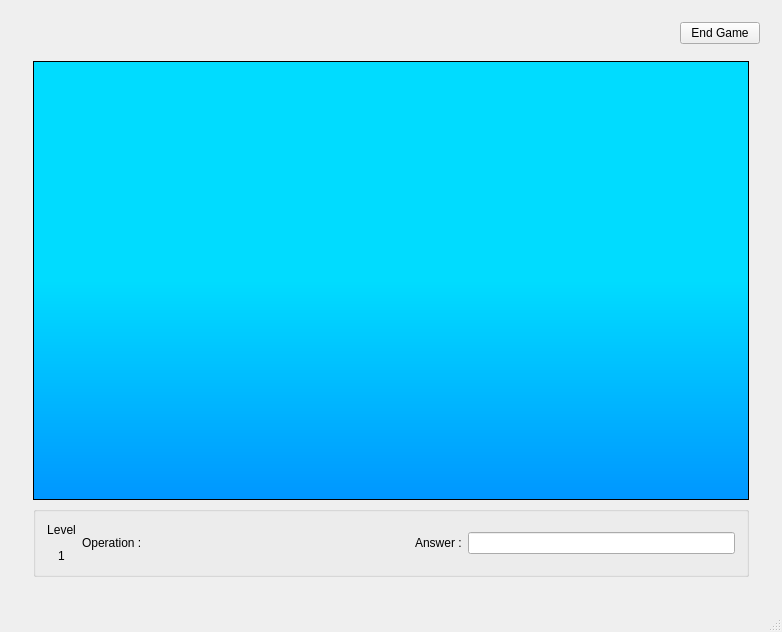
<?xml version="1.0" encoding="UTF-8"?>
<ui version="4.0">
 <class>MainWindow</class>
 <widget class="QMainWindow" name="MainWindow">
  <property name="geometry">
   <rect>
    <x>0</x>
    <y>0</y>
    <width>778</width>
    <height>628</height>
   </rect>
  </property>
  <property name="windowTitle">
   <string>Main Window</string>
  </property>
  <widget class="QWidget" name="centralWidget">
   <layout class="QHBoxLayout" name="horizontalLayout">
    <item>
     <widget class="QStackedWidget" name="stackedWidget">
      <property name="enabled">
       <bool>true</bool>
      </property>
      <property name="minimumSize">
       <size>
        <width>760</width>
        <height>588</height>
       </size>
      </property>
      <property name="sizeIncrement">
       <size>
        <width>1</width>
        <height>1</height>
       </size>
      </property>
      <property name="toolTip">
       <string/>
      </property>
      <property name="currentIndex">
       <number>5</number>
      </property>
      <widget class="QWidget" name="loginPage">
       <layout class="QVBoxLayout" name="verticalLayout_7">
        <item>
         <spacer name="verticalSpacer_3">
          <property name="orientation">
           <enum>Qt::Vertical</enum>
          </property>
          <property name="sizeHint" stdset="0">
           <size>
            <width>20</width>
            <height>40</height>
           </size>
          </property>
         </spacer>
        </item>
        <item>
         <layout class="QVBoxLayout" name="verticalLayout_3">
          <item>
           <layout class="QGridLayout" name="gridLayout">
            <item row="0" column="1">
             <widget class="QLineEdit" name="login_userNameText">
              <property name="text">
               <string/>
              </property>
              <property name="placeholderText">
               <string>Username</string>
              </property>
             </widget>
            </item>
            <item row="0" column="2">
             <widget class="QPushButton" name="loginButton">
              <property name="text">
               <string>Login</string>
              </property>
             </widget>
            </item>
            <item row="1" column="1">
             <widget class="QLineEdit" name="login_passwordText">
              <property name="text">
               <string/>
              </property>
              <property name="placeholderText">
               <string>Password</string>
              </property>
             </widget>
            </item>
            <item row="0" column="0">
             <spacer name="horizontalSpacer_3">
              <property name="orientation">
               <enum>Qt::Horizontal</enum>
              </property>
              <property name="sizeHint" stdset="0">
               <size>
                <width>40</width>
                <height>20</height>
               </size>
              </property>
             </spacer>
            </item>
            <item row="0" column="3">
             <spacer name="horizontalSpacer_4">
              <property name="orientation">
               <enum>Qt::Horizontal</enum>
              </property>
              <property name="sizeHint" stdset="0">
               <size>
                <width>40</width>
                <height>20</height>
               </size>
              </property>
             </spacer>
            </item>
           </layout>
          </item>
          <item alignment="Qt::AlignHCenter">
           <widget class="QPushButton" name="signUpButton">
            <property name="text">
             <string>Sign Up</string>
            </property>
           </widget>
          </item>
         </layout>
        </item>
        <item>
         <spacer name="verticalSpacer_4">
          <property name="orientation">
           <enum>Qt::Vertical</enum>
          </property>
          <property name="sizeHint" stdset="0">
           <size>
            <width>20</width>
            <height>40</height>
           </size>
          </property>
         </spacer>
        </item>
       </layout>
      </widget>
      <widget class="QWidget" name="signUpPage">
       <layout class="QVBoxLayout" name="verticalLayout_5">
        <item>
         <spacer name="verticalSpacer_5">
          <property name="orientation">
           <enum>Qt::Vertical</enum>
          </property>
          <property name="sizeHint" stdset="0">
           <size>
            <width>20</width>
            <height>40</height>
           </size>
          </property>
         </spacer>
        </item>
        <item>
         <layout class="QGridLayout" name="gridLayout_2">
          <item row="3" column="1">
           <widget class="QLineEdit" name="signup_passwordText">
            <property name="echoMode">
             <enum>QLineEdit::Password</enum>
            </property>
            <property name="placeholderText">
             <string>Password</string>
            </property>
           </widget>
          </item>
          <item row="2" column="1">
           <widget class="QLineEdit" name="signup_userNameText">
            <property name="echoMode">
             <enum>QLineEdit::Normal</enum>
            </property>
            <property name="placeholderText">
             <string>Username</string>
            </property>
           </widget>
          </item>
          <item row="4" column="1">
           <widget class="QLineEdit" name="signup_confirmPasswordText">
            <property name="echoMode">
             <enum>QLineEdit::Password</enum>
            </property>
            <property name="placeholderText">
             <string>Confirm Password</string>
            </property>
           </widget>
          </item>
          <item row="1" column="1">
           <widget class="QLabel" name="signUpLabel">
            <property name="text">
             <string>Sign up:</string>
            </property>
           </widget>
          </item>
          <item row="2" column="0">
           <spacer name="horizontalSpacer_5">
            <property name="orientation">
             <enum>Qt::Horizontal</enum>
            </property>
            <property name="sizeHint" stdset="0">
             <size>
              <width>40</width>
              <height>20</height>
             </size>
            </property>
           </spacer>
          </item>
          <item row="2" column="2">
           <spacer name="horizontalSpacer_6">
            <property name="orientation">
             <enum>Qt::Horizontal</enum>
            </property>
            <property name="sizeHint" stdset="0">
             <size>
              <width>40</width>
              <height>20</height>
             </size>
            </property>
           </spacer>
          </item>
         </layout>
        </item>
        <item>
         <layout class="QHBoxLayout" name="horizontalLayout_3">
          <item>
           <spacer name="horizontalSpacer_7">
            <property name="orientation">
             <enum>Qt::Horizontal</enum>
            </property>
            <property name="sizeHint" stdset="0">
             <size>
              <width>40</width>
              <height>20</height>
             </size>
            </property>
           </spacer>
          </item>
          <item alignment="Qt::AlignHCenter">
           <widget class="QPushButton" name="cancelButton">
            <property name="text">
             <string>Cancel</string>
            </property>
           </widget>
          </item>
          <item alignment="Qt::AlignHCenter">
           <widget class="QPushButton" name="submitButton">
            <property name="text">
             <string>Submit</string>
            </property>
           </widget>
          </item>
          <item>
           <spacer name="horizontalSpacer_8">
            <property name="orientation">
             <enum>Qt::Horizontal</enum>
            </property>
            <property name="sizeHint" stdset="0">
             <size>
              <width>40</width>
              <height>20</height>
             </size>
            </property>
           </spacer>
          </item>
         </layout>
        </item>
        <item>
         <spacer name="verticalSpacer_6">
          <property name="orientation">
           <enum>Qt::Vertical</enum>
          </property>
          <property name="sizeHint" stdset="0">
           <size>
            <width>20</width>
            <height>40</height>
           </size>
          </property>
         </spacer>
        </item>
       </layout>
      </widget>
      <widget class="QWidget" name="startPage">
       <layout class="QVBoxLayout" name="verticalLayout_4">
        <item>
         <layout class="QVBoxLayout" name="verticalLayout_2">
          <item>
           <widget class="QLabel" name="gameTitleLabel">
            <property name="sizePolicy">
             <sizepolicy hsizetype="Expanding" vsizetype="Expanding">
              <horstretch>0</horstretch>
              <verstretch>0</verstretch>
             </sizepolicy>
            </property>
            <property name="sizeIncrement">
             <size>
              <width>1</width>
              <height>1</height>
             </size>
            </property>
            <property name="font">
             <font>
              <pointsize>100</pointsize>
             </font>
            </property>
            <property name="text">
             <string>GAME TITLE</string>
            </property>
            <property name="alignment">
             <set>Qt::AlignCenter</set>
            </property>
           </widget>
          </item>
          <item>
           <spacer name="verticalSpacer_2">
            <property name="orientation">
             <enum>Qt::Vertical</enum>
            </property>
            <property name="sizeHint" stdset="0">
             <size>
              <width>20</width>
              <height>40</height>
             </size>
            </property>
           </spacer>
          </item>
          <item alignment="Qt::AlignHCenter">
           <widget class="QToolButton" name="playToolButton">
            <property name="font">
             <font>
              <pointsize>50</pointsize>
             </font>
            </property>
            <property name="text">
             <string>PLAY!</string>
            </property>
           </widget>
          </item>
          <item>
           <spacer name="verticalSpacer">
            <property name="orientation">
             <enum>Qt::Vertical</enum>
            </property>
            <property name="sizeHint" stdset="0">
             <size>
              <width>20</width>
              <height>40</height>
             </size>
            </property>
           </spacer>
          </item>
          <item alignment="Qt::AlignHCenter">
           <widget class="QPushButton" name="statsPushButton">
            <property name="minimumSize">
             <size>
              <width>125</width>
              <height>0</height>
             </size>
            </property>
            <property name="text">
             <string>My Stats</string>
            </property>
           </widget>
          </item>
          <item alignment="Qt::AlignHCenter|Qt::AlignVCenter">
           <widget class="QPushButton" name="leaderboardPushButton">
            <property name="minimumSize">
             <size>
              <width>125</width>
              <height>0</height>
             </size>
            </property>
            <property name="sizeIncrement">
             <size>
              <width>0</width>
              <height>0</height>
             </size>
            </property>
            <property name="text">
             <string>Leaderboard</string>
            </property>
           </widget>
          </item>
          <item>
           <spacer name="verticalSpacer_11">
            <property name="orientation">
             <enum>Qt::Vertical</enum>
            </property>
            <property name="sizeType">
             <enum>QSizePolicy::Fixed</enum>
            </property>
            <property name="sizeHint" stdset="0">
             <size>
              <width>20</width>
              <height>15</height>
             </size>
            </property>
           </spacer>
          </item>
          <item alignment="Qt::AlignHCenter">
           <widget class="QPushButton" name="logOutPushButton">
            <property name="minimumSize">
             <size>
              <width>125</width>
              <height>0</height>
             </size>
            </property>
            <property name="text">
             <string>Logout</string>
            </property>
           </widget>
          </item>
          <item>
           <spacer name="verticalSpacer_7">
            <property name="orientation">
             <enum>Qt::Vertical</enum>
            </property>
            <property name="sizeHint" stdset="0">
             <size>
              <width>20</width>
              <height>40</height>
             </size>
            </property>
           </spacer>
          </item>
         </layout>
        </item>
       </layout>
      </widget>
      <widget class="QWidget" name="statsPage">
       <layout class="QVBoxLayout" name="verticalLayout_10">
        <item>
         <layout class="QGridLayout" name="gridLayout_3">
          <item row="0" column="1">
           <spacer name="horizontalSpacer_12">
            <property name="orientation">
             <enum>Qt::Horizontal</enum>
            </property>
            <property name="sizeType">
             <enum>QSizePolicy::Fixed</enum>
            </property>
            <property name="sizeHint" stdset="0">
             <size>
              <width>20</width>
              <height>20</height>
             </size>
            </property>
           </spacer>
          </item>
          <item row="0" column="3">
           <spacer name="horizontalSpacer_13">
            <property name="orientation">
             <enum>Qt::Horizontal</enum>
            </property>
            <property name="sizeHint" stdset="0">
             <size>
              <width>40</width>
              <height>20</height>
             </size>
            </property>
           </spacer>
          </item>
          <item row="0" column="2">
           <widget class="QLabel" name="stats_HighScoreLabel">
            <property name="text">
             <string>High Score:</string>
            </property>
           </widget>
          </item>
          <item row="0" column="0">
           <widget class="QToolButton" name="stats_backToolButton">
            <property name="text">
             <string>Back</string>
            </property>
           </widget>
          </item>
         </layout>
        </item>
        <item>
         <widget class="QTableWidget" name="statsTableWidget">
          <property name="sizeIncrement">
           <size>
            <width>0</width>
            <height>0</height>
           </size>
          </property>
          <column>
           <property name="text">
            <string>Game ID</string>
           </property>
          </column>
          <column>
           <property name="text">
            <string>Player</string>
           </property>
          </column>
          <column>
           <property name="text">
            <string>Score</string>
           </property>
          </column>
          <column>
           <property name="text">
            <string>Elapsed Time</string>
           </property>
          </column>
         </widget>
        </item>
       </layout>
      </widget>
      <widget class="QWidget" name="leaderboardPage">
       <layout class="QVBoxLayout" name="verticalLayout_8">
        <item>
         <layout class="QGridLayout" name="gridLayout_6">
          <item row="0" column="1">
           <spacer name="horizontalSpacer_14">
            <property name="orientation">
             <enum>Qt::Horizontal</enum>
            </property>
            <property name="sizeType">
             <enum>QSizePolicy::Fixed</enum>
            </property>
            <property name="sizeHint" stdset="0">
             <size>
              <width>20</width>
              <height>20</height>
             </size>
            </property>
           </spacer>
          </item>
          <item row="0" column="0">
           <widget class="QToolButton" name="leaderboard_backToolButton">
            <property name="text">
             <string>Back</string>
            </property>
           </widget>
          </item>
          <item row="0" column="2">
           <widget class="QLabel" name="leaderboard_HighScoreLabel">
            <property name="text">
             <string>High Score:</string>
            </property>
           </widget>
          </item>
          <item row="0" column="3">
           <spacer name="horizontalSpacer_15">
            <property name="orientation">
             <enum>Qt::Horizontal</enum>
            </property>
            <property name="sizeHint" stdset="0">
             <size>
              <width>40</width>
              <height>20</height>
             </size>
            </property>
           </spacer>
          </item>
         </layout>
        </item>
        <item>
         <widget class="QTableWidget" name="leaderboardTableWidget">
          <column>
           <property name="text">
            <string>Player</string>
           </property>
          </column>
          <column>
           <property name="text">
            <string>Score</string>
           </property>
          </column>
          <column>
           <property name="text">
            <string>Elapsed Time</string>
           </property>
          </column>
         </widget>
        </item>
       </layout>
      </widget>
      <widget class="QWidget" name="gamePage">
       <layout class="QVBoxLayout" name="verticalLayout_6">
        <item alignment="Qt::AlignRight">
         <widget class="QPushButton" name="endGamePushButton">
          <property name="text">
           <string>End Game</string>
          </property>
         </widget>
        </item>
        <item>
         <widget class="QWidget" name="gameWidget" native="true">
          <layout class="QVBoxLayout" name="verticalLayout_11">
           <item>
            <widget class="QGraphicsView" name="gameGraphicsView">
             <property name="styleSheet">
              <string notr="true">background-color: qlineargradient(spread:pad, x1:0, y1:1, x2:0, y2:0, stop:0 rgba(0, 150, 255), stop:0.50 rgba(0, 220, 255));</string>
             </property>
            </widget>
           </item>
           <item>
            <widget class="QGroupBox" name="workPlaceGroupBox">
             <property name="maximumSize">
              <size>
               <width>16777215</width>
               <height>100</height>
              </size>
             </property>
             <property name="title">
              <string/>
             </property>
             <layout class="QGridLayout" name="gridLayout_8">
              <item row="0" column="0" rowspan="3">
               <widget class="QLabel" name="levelLabel">
                <property name="text">
                 <string>&lt;html&gt;&lt;head/&gt;&lt;body&gt;&lt;p align=&quot;center&quot;&gt;Level&lt;/p&gt;&lt;p align=&quot;center&quot;&gt;1&lt;/p&gt;&lt;/body&gt;&lt;/html&gt;</string>
                </property>
               </widget>
              </item>
              <item row="1" column="3">
               <widget class="QLabel" name="answerLabel">
                <property name="text">
                 <string>Answer :</string>
                </property>
               </widget>
              </item>
              <item row="1" column="5">
               <widget class="QLineEdit" name="answerLineEdit">
                <property name="inputMask">
                 <string/>
                </property>
               </widget>
              </item>
              <item row="1" column="1">
               <widget class="QLabel" name="operationLabel">
                <property name="text">
                 <string>Operation :</string>
                </property>
               </widget>
              </item>
              <item row="1" column="2">
               <spacer name="horizontalSpacer_16">
                <property name="orientation">
                 <enum>Qt::Horizontal</enum>
                </property>
                <property name="sizeHint" stdset="0">
                 <size>
                  <width>40</width>
                  <height>20</height>
                 </size>
                </property>
               </spacer>
              </item>
             </layout>
            </widget>
           </item>
          </layout>
         </widget>
        </item>
       </layout>
      </widget>
      <widget class="QWidget" name="gameOverPage">
       <layout class="QVBoxLayout" name="verticalLayout_9">
        <item>
         <spacer name="verticalSpacer_8">
          <property name="orientation">
           <enum>Qt::Vertical</enum>
          </property>
          <property name="sizeHint" stdset="0">
           <size>
            <width>20</width>
            <height>40</height>
           </size>
          </property>
         </spacer>
        </item>
        <item>
         <layout class="QVBoxLayout" name="verticalLayout">
          <item>
           <widget class="QLabel" name="gameOverLabel">
            <property name="font">
             <font>
              <pointsize>100</pointsize>
             </font>
            </property>
            <property name="text">
             <string>GAME OVER!</string>
            </property>
            <property name="alignment">
             <set>Qt::AlignCenter</set>
            </property>
           </widget>
          </item>
          <item>
           <layout class="QGridLayout" name="gridLayout_7">
            <item row="0" column="3">
             <widget class="QLabel" name="gameOver_ScoreLabel">
              <property name="text">
               <string>Score:</string>
              </property>
             </widget>
            </item>
            <item row="0" column="1">
             <widget class="QLabel" name="gameOver_HighScoreLabel">
              <property name="text">
               <string>High Score:</string>
              </property>
             </widget>
            </item>
            <item row="0" column="0">
             <spacer name="horizontalSpacer_9">
              <property name="orientation">
               <enum>Qt::Horizontal</enum>
              </property>
              <property name="sizeHint" stdset="0">
               <size>
                <width>40</width>
                <height>20</height>
               </size>
              </property>
             </spacer>
            </item>
            <item row="0" column="2">
             <spacer name="horizontalSpacer_11">
              <property name="orientation">
               <enum>Qt::Horizontal</enum>
              </property>
              <property name="sizeHint" stdset="0">
               <size>
                <width>40</width>
                <height>20</height>
               </size>
              </property>
             </spacer>
            </item>
            <item row="0" column="4">
             <spacer name="horizontalSpacer_10">
              <property name="orientation">
               <enum>Qt::Horizontal</enum>
              </property>
              <property name="sizeHint" stdset="0">
               <size>
                <width>40</width>
                <height>20</height>
               </size>
              </property>
             </spacer>
            </item>
           </layout>
          </item>
          <item>
           <spacer name="verticalSpacer_10">
            <property name="orientation">
             <enum>Qt::Vertical</enum>
            </property>
            <property name="sizeHint" stdset="0">
             <size>
              <width>20</width>
              <height>40</height>
             </size>
            </property>
           </spacer>
          </item>
          <item>
           <layout class="QGridLayout" name="gridLayout_5">
            <item row="0" column="2">
             <widget class="QPushButton" name="restartPushButton">
              <property name="text">
               <string>Restart</string>
              </property>
             </widget>
            </item>
            <item row="0" column="1">
             <widget class="QPushButton" name="startScreenPushButton">
              <property name="text">
               <string>Start Screen</string>
              </property>
             </widget>
            </item>
            <item row="0" column="0">
             <spacer name="horizontalSpacer">
              <property name="orientation">
               <enum>Qt::Horizontal</enum>
              </property>
              <property name="sizeHint" stdset="0">
               <size>
                <width>40</width>
                <height>20</height>
               </size>
              </property>
             </spacer>
            </item>
            <item row="0" column="3">
             <spacer name="horizontalSpacer_2">
              <property name="orientation">
               <enum>Qt::Horizontal</enum>
              </property>
              <property name="sizeHint" stdset="0">
               <size>
                <width>40</width>
                <height>20</height>
               </size>
              </property>
             </spacer>
            </item>
           </layout>
          </item>
         </layout>
        </item>
        <item>
         <spacer name="verticalSpacer_9">
          <property name="orientation">
           <enum>Qt::Vertical</enum>
          </property>
          <property name="sizeHint" stdset="0">
           <size>
            <width>20</width>
            <height>40</height>
           </size>
          </property>
         </spacer>
        </item>
       </layout>
      </widget>
     </widget>
    </item>
   </layout>
  </widget>
  <widget class="QStatusBar" name="statusBar"/>
  <action name="actionEnd_Game">
   <property name="text">
    <string>End Game</string>
   </property>
  </action>
 </widget>
 <layoutdefault spacing="6" margin="11"/>
 <resources/>
 <connections/>
</ui>
